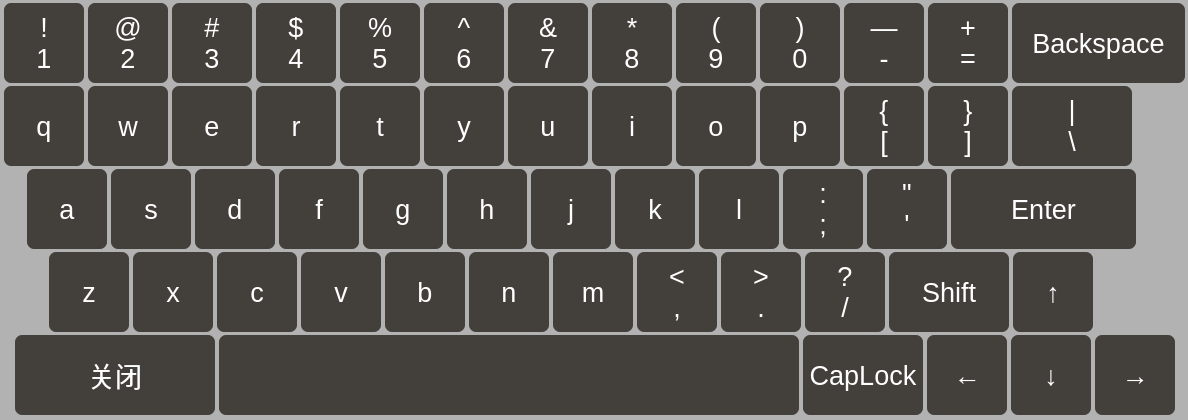
<?xml version="1.0" encoding="UTF-8"?>
<ui version="4.0">
 <class>SoftKeyBoard</class>
 <widget class="QWidget" name="SoftKeyBoard">
  <property name="geometry">
   <rect>
    <x>0</x>
    <y>0</y>
    <width>1188</width>
    <height>420</height>
   </rect>
  </property>
  <property name="windowTitle">
   <string>Input Panel</string>
  </property>
  <property name="styleSheet">
   <string notr="true">*
{
	font: 75 20pt;
}
#SoftKeyBoard
{
	background-color:rgba(153, 153, 153,127);
}
QPushButton 
{
	color: rgb(255,255,255);
	background-color: rgb(67,63,59);
	border-radius: 7px;
}/*
QPushButton:hover 
{
	background-color: rgb(127,122,117)
}*/
QPushButton:pressed
{
	background-color: rgb(33,30,27);
}</string>
  </property>
  <widget class="QWidget" name="widget_keyboard_" native="true">
   <property name="geometry">
    <rect>
     <x>0</x>
     <y>0</y>
     <width>1190</width>
     <height>420</height>
    </rect>
   </property>
   <layout class="QVBoxLayout" name="verticalLayout">
    <property name="spacing">
     <number>0</number>
    </property>
    <property name="leftMargin">
     <number>0</number>
    </property>
    <property name="topMargin">
     <number>0</number>
    </property>
    <property name="rightMargin">
     <number>0</number>
    </property>
    <property name="bottomMargin">
     <number>0</number>
    </property>
    <item>
     <layout class="QHBoxLayout" name="horizontalLayout_2">
      <property name="spacing">
       <number>4</number>
      </property>
      <property name="leftMargin">
       <number>0</number>
      </property>
      <property name="topMargin">
       <number>0</number>
      </property>
      <item>
       <spacer name="horizontalSpacer_7">
        <property name="orientation">
         <enum>Qt::Horizontal</enum>
        </property>
        <property name="sizeHint" stdset="0">
         <size>
          <width>40</width>
          <height>20</height>
         </size>
        </property>
       </spacer>
      </item>
      <item>
       <widget class="QPushButton" name="num_1_">
        <property name="minimumSize">
         <size>
          <width>80</width>
          <height>80</height>
         </size>
        </property>
        <property name="maximumSize">
         <size>
          <width>80</width>
          <height>80</height>
         </size>
        </property>
        <property name="focusPolicy">
         <enum>Qt::NoFocus</enum>
        </property>
        <property name="text">
         <string>!
1</string>
        </property>
       </widget>
      </item>
      <item>
       <widget class="QPushButton" name="num_2_">
        <property name="minimumSize">
         <size>
          <width>80</width>
          <height>80</height>
         </size>
        </property>
        <property name="maximumSize">
         <size>
          <width>80</width>
          <height>80</height>
         </size>
        </property>
        <property name="focusPolicy">
         <enum>Qt::NoFocus</enum>
        </property>
        <property name="text">
         <string>@
2</string>
        </property>
       </widget>
      </item>
      <item>
       <widget class="QPushButton" name="num_3_">
        <property name="minimumSize">
         <size>
          <width>80</width>
          <height>80</height>
         </size>
        </property>
        <property name="maximumSize">
         <size>
          <width>80</width>
          <height>80</height>
         </size>
        </property>
        <property name="focusPolicy">
         <enum>Qt::NoFocus</enum>
        </property>
        <property name="text">
         <string>#
3</string>
        </property>
       </widget>
      </item>
      <item>
       <widget class="QPushButton" name="num_4_">
        <property name="minimumSize">
         <size>
          <width>80</width>
          <height>80</height>
         </size>
        </property>
        <property name="maximumSize">
         <size>
          <width>80</width>
          <height>80</height>
         </size>
        </property>
        <property name="focusPolicy">
         <enum>Qt::NoFocus</enum>
        </property>
        <property name="text">
         <string>$
4</string>
        </property>
       </widget>
      </item>
      <item>
       <widget class="QPushButton" name="num_5_">
        <property name="minimumSize">
         <size>
          <width>80</width>
          <height>80</height>
         </size>
        </property>
        <property name="maximumSize">
         <size>
          <width>80</width>
          <height>80</height>
         </size>
        </property>
        <property name="focusPolicy">
         <enum>Qt::NoFocus</enum>
        </property>
        <property name="text">
         <string>%
5</string>
        </property>
       </widget>
      </item>
      <item>
       <widget class="QPushButton" name="num_6_">
        <property name="minimumSize">
         <size>
          <width>80</width>
          <height>80</height>
         </size>
        </property>
        <property name="maximumSize">
         <size>
          <width>80</width>
          <height>80</height>
         </size>
        </property>
        <property name="focusPolicy">
         <enum>Qt::NoFocus</enum>
        </property>
        <property name="text">
         <string>^
6</string>
        </property>
       </widget>
      </item>
      <item>
       <widget class="QPushButton" name="num_7_">
        <property name="minimumSize">
         <size>
          <width>80</width>
          <height>80</height>
         </size>
        </property>
        <property name="maximumSize">
         <size>
          <width>80</width>
          <height>80</height>
         </size>
        </property>
        <property name="focusPolicy">
         <enum>Qt::NoFocus</enum>
        </property>
        <property name="text">
         <string>&amp;&amp;
7</string>
        </property>
       </widget>
      </item>
      <item>
       <widget class="QPushButton" name="num_8_">
        <property name="minimumSize">
         <size>
          <width>80</width>
          <height>80</height>
         </size>
        </property>
        <property name="maximumSize">
         <size>
          <width>80</width>
          <height>80</height>
         </size>
        </property>
        <property name="focusPolicy">
         <enum>Qt::NoFocus</enum>
        </property>
        <property name="text">
         <string>*
8</string>
        </property>
       </widget>
      </item>
      <item>
       <widget class="QPushButton" name="num_9_">
        <property name="minimumSize">
         <size>
          <width>80</width>
          <height>80</height>
         </size>
        </property>
        <property name="maximumSize">
         <size>
          <width>80</width>
          <height>80</height>
         </size>
        </property>
        <property name="focusPolicy">
         <enum>Qt::NoFocus</enum>
        </property>
        <property name="text">
         <string>(
9</string>
        </property>
       </widget>
      </item>
      <item>
       <widget class="QPushButton" name="num_0_">
        <property name="minimumSize">
         <size>
          <width>80</width>
          <height>80</height>
         </size>
        </property>
        <property name="maximumSize">
         <size>
          <width>80</width>
          <height>80</height>
         </size>
        </property>
        <property name="focusPolicy">
         <enum>Qt::NoFocus</enum>
        </property>
        <property name="text">
         <string>)
0</string>
        </property>
       </widget>
      </item>
      <item>
       <widget class="QPushButton" name="btn_dec_">
        <property name="minimumSize">
         <size>
          <width>80</width>
          <height>80</height>
         </size>
        </property>
        <property name="maximumSize">
         <size>
          <width>80</width>
          <height>80</height>
         </size>
        </property>
        <property name="focusPolicy">
         <enum>Qt::NoFocus</enum>
        </property>
        <property name="text">
         <string>—
-</string>
        </property>
       </widget>
      </item>
      <item>
       <widget class="QPushButton" name="btn_add_">
        <property name="minimumSize">
         <size>
          <width>80</width>
          <height>80</height>
         </size>
        </property>
        <property name="maximumSize">
         <size>
          <width>80</width>
          <height>80</height>
         </size>
        </property>
        <property name="focusPolicy">
         <enum>Qt::NoFocus</enum>
        </property>
        <property name="text">
         <string>+
=</string>
        </property>
       </widget>
      </item>
      <item>
       <widget class="QPushButton" name="btn_backspace_">
        <property name="minimumSize">
         <size>
          <width>173</width>
          <height>80</height>
         </size>
        </property>
        <property name="maximumSize">
         <size>
          <width>173</width>
          <height>16777215</height>
         </size>
        </property>
        <property name="focusPolicy">
         <enum>Qt::NoFocus</enum>
        </property>
        <property name="text">
         <string>Backspace</string>
        </property>
       </widget>
      </item>
      <item>
       <spacer name="horizontalSpacer_13">
        <property name="orientation">
         <enum>Qt::Horizontal</enum>
        </property>
        <property name="sizeHint" stdset="0">
         <size>
          <width>40</width>
          <height>20</height>
         </size>
        </property>
       </spacer>
      </item>
     </layout>
    </item>
    <item>
     <layout class="QHBoxLayout" name="horizontalLayout" stretch="1,1,1,1,1,1,1,1,1,1,1,1,1,1,15">
      <property name="spacing">
       <number>4</number>
      </property>
      <property name="leftMargin">
       <number>0</number>
      </property>
      <property name="topMargin">
       <number>0</number>
      </property>
      <item>
       <spacer name="horizontalSpacer_14">
        <property name="orientation">
         <enum>Qt::Horizontal</enum>
        </property>
        <property name="sizeHint" stdset="0">
         <size>
          <width>40</width>
          <height>20</height>
         </size>
        </property>
       </spacer>
      </item>
      <item>
       <widget class="QPushButton" name="char_q_">
        <property name="minimumSize">
         <size>
          <width>80</width>
          <height>80</height>
         </size>
        </property>
        <property name="maximumSize">
         <size>
          <width>80</width>
          <height>80</height>
         </size>
        </property>
        <property name="focusPolicy">
         <enum>Qt::NoFocus</enum>
        </property>
        <property name="text">
         <string>q</string>
        </property>
       </widget>
      </item>
      <item>
       <widget class="QPushButton" name="char_w_">
        <property name="minimumSize">
         <size>
          <width>80</width>
          <height>80</height>
         </size>
        </property>
        <property name="maximumSize">
         <size>
          <width>80</width>
          <height>80</height>
         </size>
        </property>
        <property name="focusPolicy">
         <enum>Qt::NoFocus</enum>
        </property>
        <property name="text">
         <string>w</string>
        </property>
       </widget>
      </item>
      <item>
       <widget class="QPushButton" name="char_e_">
        <property name="minimumSize">
         <size>
          <width>80</width>
          <height>80</height>
         </size>
        </property>
        <property name="maximumSize">
         <size>
          <width>80</width>
          <height>80</height>
         </size>
        </property>
        <property name="focusPolicy">
         <enum>Qt::NoFocus</enum>
        </property>
        <property name="text">
         <string>e</string>
        </property>
       </widget>
      </item>
      <item>
       <widget class="QPushButton" name="char_r_">
        <property name="minimumSize">
         <size>
          <width>80</width>
          <height>80</height>
         </size>
        </property>
        <property name="maximumSize">
         <size>
          <width>80</width>
          <height>80</height>
         </size>
        </property>
        <property name="focusPolicy">
         <enum>Qt::NoFocus</enum>
        </property>
        <property name="text">
         <string>r</string>
        </property>
       </widget>
      </item>
      <item>
       <widget class="QPushButton" name="char_t_">
        <property name="minimumSize">
         <size>
          <width>80</width>
          <height>80</height>
         </size>
        </property>
        <property name="maximumSize">
         <size>
          <width>80</width>
          <height>80</height>
         </size>
        </property>
        <property name="focusPolicy">
         <enum>Qt::NoFocus</enum>
        </property>
        <property name="text">
         <string>t</string>
        </property>
       </widget>
      </item>
      <item>
       <widget class="QPushButton" name="char_y_">
        <property name="minimumSize">
         <size>
          <width>80</width>
          <height>80</height>
         </size>
        </property>
        <property name="maximumSize">
         <size>
          <width>80</width>
          <height>80</height>
         </size>
        </property>
        <property name="focusPolicy">
         <enum>Qt::NoFocus</enum>
        </property>
        <property name="text">
         <string>y</string>
        </property>
       </widget>
      </item>
      <item>
       <widget class="QPushButton" name="char_u_">
        <property name="minimumSize">
         <size>
          <width>80</width>
          <height>80</height>
         </size>
        </property>
        <property name="maximumSize">
         <size>
          <width>80</width>
          <height>80</height>
         </size>
        </property>
        <property name="focusPolicy">
         <enum>Qt::NoFocus</enum>
        </property>
        <property name="text">
         <string>u</string>
        </property>
       </widget>
      </item>
      <item>
       <widget class="QPushButton" name="char_i_">
        <property name="minimumSize">
         <size>
          <width>80</width>
          <height>80</height>
         </size>
        </property>
        <property name="maximumSize">
         <size>
          <width>80</width>
          <height>80</height>
         </size>
        </property>
        <property name="focusPolicy">
         <enum>Qt::NoFocus</enum>
        </property>
        <property name="text">
         <string>i</string>
        </property>
       </widget>
      </item>
      <item>
       <widget class="QPushButton" name="char_o_">
        <property name="minimumSize">
         <size>
          <width>80</width>
          <height>80</height>
         </size>
        </property>
        <property name="maximumSize">
         <size>
          <width>80</width>
          <height>80</height>
         </size>
        </property>
        <property name="focusPolicy">
         <enum>Qt::NoFocus</enum>
        </property>
        <property name="text">
         <string>o</string>
        </property>
       </widget>
      </item>
      <item>
       <widget class="QPushButton" name="char_p_">
        <property name="minimumSize">
         <size>
          <width>80</width>
          <height>80</height>
         </size>
        </property>
        <property name="maximumSize">
         <size>
          <width>80</width>
          <height>80</height>
         </size>
        </property>
        <property name="focusPolicy">
         <enum>Qt::NoFocus</enum>
        </property>
        <property name="text">
         <string>p</string>
        </property>
       </widget>
      </item>
      <item>
       <widget class="QPushButton" name="btn_left_bracket_">
        <property name="minimumSize">
         <size>
          <width>80</width>
          <height>80</height>
         </size>
        </property>
        <property name="maximumSize">
         <size>
          <width>80</width>
          <height>80</height>
         </size>
        </property>
        <property name="focusPolicy">
         <enum>Qt::NoFocus</enum>
        </property>
        <property name="text">
         <string>{
[</string>
        </property>
       </widget>
      </item>
      <item>
       <widget class="QPushButton" name="btn_right_bracket_">
        <property name="minimumSize">
         <size>
          <width>80</width>
          <height>80</height>
         </size>
        </property>
        <property name="maximumSize">
         <size>
          <width>80</width>
          <height>80</height>
         </size>
        </property>
        <property name="focusPolicy">
         <enum>Qt::NoFocus</enum>
        </property>
        <property name="text">
         <string>}
]</string>
        </property>
       </widget>
      </item>
      <item>
       <widget class="QPushButton" name="btn_slash_">
        <property name="minimumSize">
         <size>
          <width>120</width>
          <height>80</height>
         </size>
        </property>
        <property name="maximumSize">
         <size>
          <width>80</width>
          <height>80</height>
         </size>
        </property>
        <property name="focusPolicy">
         <enum>Qt::NoFocus</enum>
        </property>
        <property name="text">
         <string>|
\</string>
        </property>
       </widget>
      </item>
      <item>
       <spacer name="horizontalSpacer_6">
        <property name="orientation">
         <enum>Qt::Horizontal</enum>
        </property>
        <property name="sizeHint" stdset="0">
         <size>
          <width>40</width>
          <height>20</height>
         </size>
        </property>
       </spacer>
      </item>
     </layout>
    </item>
    <item>
     <layout class="QHBoxLayout" name="horizontalLayout_3">
      <property name="spacing">
       <number>4</number>
      </property>
      <property name="leftMargin">
       <number>0</number>
      </property>
      <property name="topMargin">
       <number>0</number>
      </property>
      <item>
       <spacer name="horizontalSpacer">
        <property name="orientation">
         <enum>Qt::Horizontal</enum>
        </property>
        <property name="sizeHint" stdset="0">
         <size>
          <width>40</width>
          <height>20</height>
         </size>
        </property>
       </spacer>
      </item>
      <item>
       <widget class="QPushButton" name="char_a_">
        <property name="minimumSize">
         <size>
          <width>80</width>
          <height>80</height>
         </size>
        </property>
        <property name="maximumSize">
         <size>
          <width>80</width>
          <height>80</height>
         </size>
        </property>
        <property name="focusPolicy">
         <enum>Qt::NoFocus</enum>
        </property>
        <property name="text">
         <string>a</string>
        </property>
       </widget>
      </item>
      <item>
       <widget class="QPushButton" name="char_s_">
        <property name="minimumSize">
         <size>
          <width>80</width>
          <height>80</height>
         </size>
        </property>
        <property name="maximumSize">
         <size>
          <width>80</width>
          <height>80</height>
         </size>
        </property>
        <property name="focusPolicy">
         <enum>Qt::NoFocus</enum>
        </property>
        <property name="text">
         <string>s</string>
        </property>
       </widget>
      </item>
      <item>
       <widget class="QPushButton" name="char_d_">
        <property name="minimumSize">
         <size>
          <width>80</width>
          <height>80</height>
         </size>
        </property>
        <property name="maximumSize">
         <size>
          <width>80</width>
          <height>80</height>
         </size>
        </property>
        <property name="focusPolicy">
         <enum>Qt::NoFocus</enum>
        </property>
        <property name="text">
         <string>d</string>
        </property>
       </widget>
      </item>
      <item>
       <widget class="QPushButton" name="char_f_">
        <property name="minimumSize">
         <size>
          <width>80</width>
          <height>80</height>
         </size>
        </property>
        <property name="maximumSize">
         <size>
          <width>80</width>
          <height>80</height>
         </size>
        </property>
        <property name="focusPolicy">
         <enum>Qt::NoFocus</enum>
        </property>
        <property name="text">
         <string>f</string>
        </property>
       </widget>
      </item>
      <item>
       <widget class="QPushButton" name="char_g_">
        <property name="minimumSize">
         <size>
          <width>80</width>
          <height>80</height>
         </size>
        </property>
        <property name="maximumSize">
         <size>
          <width>80</width>
          <height>80</height>
         </size>
        </property>
        <property name="focusPolicy">
         <enum>Qt::NoFocus</enum>
        </property>
        <property name="text">
         <string>g</string>
        </property>
       </widget>
      </item>
      <item>
       <widget class="QPushButton" name="char_h_">
        <property name="minimumSize">
         <size>
          <width>80</width>
          <height>80</height>
         </size>
        </property>
        <property name="maximumSize">
         <size>
          <width>80</width>
          <height>80</height>
         </size>
        </property>
        <property name="focusPolicy">
         <enum>Qt::NoFocus</enum>
        </property>
        <property name="text">
         <string>h</string>
        </property>
       </widget>
      </item>
      <item>
       <widget class="QPushButton" name="char_j_">
        <property name="minimumSize">
         <size>
          <width>80</width>
          <height>80</height>
         </size>
        </property>
        <property name="maximumSize">
         <size>
          <width>80</width>
          <height>80</height>
         </size>
        </property>
        <property name="focusPolicy">
         <enum>Qt::NoFocus</enum>
        </property>
        <property name="text">
         <string>j</string>
        </property>
       </widget>
      </item>
      <item>
       <widget class="QPushButton" name="char_k_">
        <property name="minimumSize">
         <size>
          <width>80</width>
          <height>80</height>
         </size>
        </property>
        <property name="maximumSize">
         <size>
          <width>80</width>
          <height>80</height>
         </size>
        </property>
        <property name="focusPolicy">
         <enum>Qt::NoFocus</enum>
        </property>
        <property name="text">
         <string>k</string>
        </property>
       </widget>
      </item>
      <item>
       <widget class="QPushButton" name="char_l_">
        <property name="minimumSize">
         <size>
          <width>80</width>
          <height>80</height>
         </size>
        </property>
        <property name="maximumSize">
         <size>
          <width>80</width>
          <height>80</height>
         </size>
        </property>
        <property name="focusPolicy">
         <enum>Qt::NoFocus</enum>
        </property>
        <property name="text">
         <string>l</string>
        </property>
       </widget>
      </item>
      <item>
       <widget class="QPushButton" name="btn_semicolon_">
        <property name="minimumSize">
         <size>
          <width>80</width>
          <height>80</height>
         </size>
        </property>
        <property name="maximumSize">
         <size>
          <width>80</width>
          <height>80</height>
         </size>
        </property>
        <property name="focusPolicy">
         <enum>Qt::NoFocus</enum>
        </property>
        <property name="text">
         <string>:
;</string>
        </property>
       </widget>
      </item>
      <item>
       <widget class="QPushButton" name="btn_quota_">
        <property name="minimumSize">
         <size>
          <width>80</width>
          <height>80</height>
         </size>
        </property>
        <property name="maximumSize">
         <size>
          <width>80</width>
          <height>80</height>
         </size>
        </property>
        <property name="focusPolicy">
         <enum>Qt::NoFocus</enum>
        </property>
        <property name="text">
         <string>&quot;
'</string>
        </property>
       </widget>
      </item>
      <item>
       <widget class="QPushButton" name="btn_enter_">
        <property name="minimumSize">
         <size>
          <width>185</width>
          <height>80</height>
         </size>
        </property>
        <property name="maximumSize">
         <size>
          <width>80</width>
          <height>80</height>
         </size>
        </property>
        <property name="focusPolicy">
         <enum>Qt::NoFocus</enum>
        </property>
        <property name="text">
         <string>Enter</string>
        </property>
       </widget>
      </item>
      <item>
       <spacer name="horizontalSpacer_3">
        <property name="orientation">
         <enum>Qt::Horizontal</enum>
        </property>
        <property name="sizeHint" stdset="0">
         <size>
          <width>40</width>
          <height>20</height>
         </size>
        </property>
       </spacer>
      </item>
      <item>
       <spacer name="horizontalSpacer_8">
        <property name="orientation">
         <enum>Qt::Horizontal</enum>
        </property>
        <property name="sizeHint" stdset="0">
         <size>
          <width>40</width>
          <height>20</height>
         </size>
        </property>
       </spacer>
      </item>
     </layout>
    </item>
    <item>
     <layout class="QHBoxLayout" name="horizontalLayout_4">
      <property name="spacing">
       <number>4</number>
      </property>
      <property name="leftMargin">
       <number>0</number>
      </property>
      <property name="topMargin">
       <number>0</number>
      </property>
      <item>
       <spacer name="horizontalSpacer_2">
        <property name="orientation">
         <enum>Qt::Horizontal</enum>
        </property>
        <property name="sizeHint" stdset="0">
         <size>
          <width>40</width>
          <height>20</height>
         </size>
        </property>
       </spacer>
      </item>
      <item>
       <widget class="QPushButton" name="char_z_">
        <property name="minimumSize">
         <size>
          <width>80</width>
          <height>80</height>
         </size>
        </property>
        <property name="maximumSize">
         <size>
          <width>80</width>
          <height>80</height>
         </size>
        </property>
        <property name="focusPolicy">
         <enum>Qt::NoFocus</enum>
        </property>
        <property name="text">
         <string>z</string>
        </property>
       </widget>
      </item>
      <item>
       <widget class="QPushButton" name="char_x_">
        <property name="minimumSize">
         <size>
          <width>80</width>
          <height>80</height>
         </size>
        </property>
        <property name="maximumSize">
         <size>
          <width>80</width>
          <height>80</height>
         </size>
        </property>
        <property name="focusPolicy">
         <enum>Qt::NoFocus</enum>
        </property>
        <property name="text">
         <string>x</string>
        </property>
       </widget>
      </item>
      <item>
       <widget class="QPushButton" name="char_c_">
        <property name="minimumSize">
         <size>
          <width>80</width>
          <height>80</height>
         </size>
        </property>
        <property name="maximumSize">
         <size>
          <width>80</width>
          <height>80</height>
         </size>
        </property>
        <property name="focusPolicy">
         <enum>Qt::NoFocus</enum>
        </property>
        <property name="text">
         <string>c</string>
        </property>
       </widget>
      </item>
      <item>
       <widget class="QPushButton" name="char_v_">
        <property name="minimumSize">
         <size>
          <width>80</width>
          <height>80</height>
         </size>
        </property>
        <property name="maximumSize">
         <size>
          <width>80</width>
          <height>80</height>
         </size>
        </property>
        <property name="focusPolicy">
         <enum>Qt::NoFocus</enum>
        </property>
        <property name="text">
         <string>v</string>
        </property>
       </widget>
      </item>
      <item>
       <widget class="QPushButton" name="char_b_">
        <property name="minimumSize">
         <size>
          <width>80</width>
          <height>80</height>
         </size>
        </property>
        <property name="maximumSize">
         <size>
          <width>80</width>
          <height>80</height>
         </size>
        </property>
        <property name="focusPolicy">
         <enum>Qt::NoFocus</enum>
        </property>
        <property name="text">
         <string>b</string>
        </property>
       </widget>
      </item>
      <item>
       <widget class="QPushButton" name="char_n_">
        <property name="minimumSize">
         <size>
          <width>80</width>
          <height>80</height>
         </size>
        </property>
        <property name="maximumSize">
         <size>
          <width>80</width>
          <height>80</height>
         </size>
        </property>
        <property name="focusPolicy">
         <enum>Qt::NoFocus</enum>
        </property>
        <property name="text">
         <string>n</string>
        </property>
       </widget>
      </item>
      <item>
       <widget class="QPushButton" name="char_m_">
        <property name="minimumSize">
         <size>
          <width>80</width>
          <height>80</height>
         </size>
        </property>
        <property name="maximumSize">
         <size>
          <width>80</width>
          <height>80</height>
         </size>
        </property>
        <property name="focusPolicy">
         <enum>Qt::NoFocus</enum>
        </property>
        <property name="text">
         <string>m</string>
        </property>
       </widget>
      </item>
      <item>
       <widget class="QPushButton" name="btn_comma_">
        <property name="minimumSize">
         <size>
          <width>80</width>
          <height>80</height>
         </size>
        </property>
        <property name="maximumSize">
         <size>
          <width>80</width>
          <height>80</height>
         </size>
        </property>
        <property name="focusPolicy">
         <enum>Qt::NoFocus</enum>
        </property>
        <property name="text">
         <string>&lt;
,</string>
        </property>
       </widget>
      </item>
      <item>
       <widget class="QPushButton" name="btn_dot_">
        <property name="minimumSize">
         <size>
          <width>80</width>
          <height>80</height>
         </size>
        </property>
        <property name="maximumSize">
         <size>
          <width>80</width>
          <height>80</height>
         </size>
        </property>
        <property name="focusPolicy">
         <enum>Qt::NoFocus</enum>
        </property>
        <property name="text">
         <string>&gt;
.</string>
        </property>
       </widget>
      </item>
      <item>
       <widget class="QPushButton" name="btn_backslash_">
        <property name="minimumSize">
         <size>
          <width>80</width>
          <height>80</height>
         </size>
        </property>
        <property name="maximumSize">
         <size>
          <width>80</width>
          <height>80</height>
         </size>
        </property>
        <property name="focusPolicy">
         <enum>Qt::NoFocus</enum>
        </property>
        <property name="text">
         <string>?
/</string>
        </property>
       </widget>
      </item>
      <item>
       <widget class="QPushButton" name="btn_shift_">
        <property name="minimumSize">
         <size>
          <width>120</width>
          <height>80</height>
         </size>
        </property>
        <property name="maximumSize">
         <size>
          <width>80</width>
          <height>80</height>
         </size>
        </property>
        <property name="focusPolicy">
         <enum>Qt::NoFocus</enum>
        </property>
        <property name="text">
         <string>Shift</string>
        </property>
       </widget>
      </item>
      <item>
       <widget class="QPushButton" name="btn_up_">
        <property name="minimumSize">
         <size>
          <width>80</width>
          <height>80</height>
         </size>
        </property>
        <property name="maximumSize">
         <size>
          <width>80</width>
          <height>80</height>
         </size>
        </property>
        <property name="focusPolicy">
         <enum>Qt::NoFocus</enum>
        </property>
        <property name="text">
         <string>↑</string>
        </property>
       </widget>
      </item>
      <item>
       <spacer name="horizontalSpacer_4">
        <property name="orientation">
         <enum>Qt::Horizontal</enum>
        </property>
        <property name="sizeHint" stdset="0">
         <size>
          <width>40</width>
          <height>20</height>
         </size>
        </property>
       </spacer>
      </item>
      <item>
       <spacer name="horizontalSpacer_9">
        <property name="orientation">
         <enum>Qt::Horizontal</enum>
        </property>
        <property name="sizeHint" stdset="0">
         <size>
          <width>40</width>
          <height>20</height>
         </size>
        </property>
       </spacer>
      </item>
     </layout>
    </item>
    <item>
     <layout class="QHBoxLayout" name="horizontalLayout_5">
      <property name="spacing">
       <number>4</number>
      </property>
      <property name="leftMargin">
       <number>0</number>
      </property>
      <property name="topMargin">
       <number>0</number>
      </property>
      <item>
       <spacer name="horizontalSpacer_5">
        <property name="orientation">
         <enum>Qt::Horizontal</enum>
        </property>
        <property name="sizeHint" stdset="0">
         <size>
          <width>40</width>
          <height>20</height>
         </size>
        </property>
       </spacer>
      </item>
      <item>
       <widget class="QPushButton" name="btn_close_">
        <property name="minimumSize">
         <size>
          <width>200</width>
          <height>80</height>
         </size>
        </property>
        <property name="maximumSize">
         <size>
          <width>200</width>
          <height>16777215</height>
         </size>
        </property>
        <property name="font">
         <font>
          <pointsize>20</pointsize>
          <weight>9</weight>
          <italic>false</italic>
          <bold>false</bold>
         </font>
        </property>
        <property name="focusPolicy">
         <enum>Qt::NoFocus</enum>
        </property>
        <property name="text">
         <string>关闭</string>
        </property>
       </widget>
      </item>
      <item>
       <widget class="QPushButton" name="btn_space_">
        <property name="minimumSize">
         <size>
          <width>580</width>
          <height>80</height>
         </size>
        </property>
        <property name="maximumSize">
         <size>
          <width>450</width>
          <height>80</height>
         </size>
        </property>
        <property name="focusPolicy">
         <enum>Qt::NoFocus</enum>
        </property>
        <property name="text">
         <string/>
        </property>
       </widget>
      </item>
      <item>
       <widget class="QPushButton" name="btn_caplock_">
        <property name="minimumSize">
         <size>
          <width>120</width>
          <height>80</height>
         </size>
        </property>
        <property name="maximumSize">
         <size>
          <width>80</width>
          <height>80</height>
         </size>
        </property>
        <property name="focusPolicy">
         <enum>Qt::NoFocus</enum>
        </property>
        <property name="text">
         <string>CapLock</string>
        </property>
        <property name="checkable">
         <bool>true</bool>
        </property>
       </widget>
      </item>
      <item>
       <widget class="QPushButton" name="btn_left_">
        <property name="minimumSize">
         <size>
          <width>80</width>
          <height>80</height>
         </size>
        </property>
        <property name="maximumSize">
         <size>
          <width>80</width>
          <height>80</height>
         </size>
        </property>
        <property name="focusPolicy">
         <enum>Qt::NoFocus</enum>
        </property>
        <property name="text">
         <string>←</string>
        </property>
       </widget>
      </item>
      <item>
       <widget class="QPushButton" name="btn_down_">
        <property name="minimumSize">
         <size>
          <width>80</width>
          <height>80</height>
         </size>
        </property>
        <property name="maximumSize">
         <size>
          <width>80</width>
          <height>80</height>
         </size>
        </property>
        <property name="focusPolicy">
         <enum>Qt::NoFocus</enum>
        </property>
        <property name="text">
         <string>↓</string>
        </property>
       </widget>
      </item>
      <item>
       <widget class="QPushButton" name="btn_right_">
        <property name="minimumSize">
         <size>
          <width>80</width>
          <height>80</height>
         </size>
        </property>
        <property name="maximumSize">
         <size>
          <width>80</width>
          <height>80</height>
         </size>
        </property>
        <property name="focusPolicy">
         <enum>Qt::NoFocus</enum>
        </property>
        <property name="text">
         <string>→</string>
        </property>
       </widget>
      </item>
      <item>
       <spacer name="horizontalSpacer_10">
        <property name="orientation">
         <enum>Qt::Horizontal</enum>
        </property>
        <property name="sizeHint" stdset="0">
         <size>
          <width>40</width>
          <height>20</height>
         </size>
        </property>
       </spacer>
      </item>
     </layout>
    </item>
   </layout>
  </widget>
 </widget>
 <resources/>
 <connections>
  <connection>
   <sender>btn_close_</sender>
   <signal>clicked()</signal>
   <receiver>SoftKeyBoard</receiver>
   <slot>hide()</slot>
   <hints>
    <hint type="sourcelabel">
     <x>114</x>
     <y>209</y>
    </hint>
    <hint type="destinationlabel">
     <x>83</x>
     <y>116</y>
    </hint>
   </hints>
  </connection>
 </connections>
</ui>
